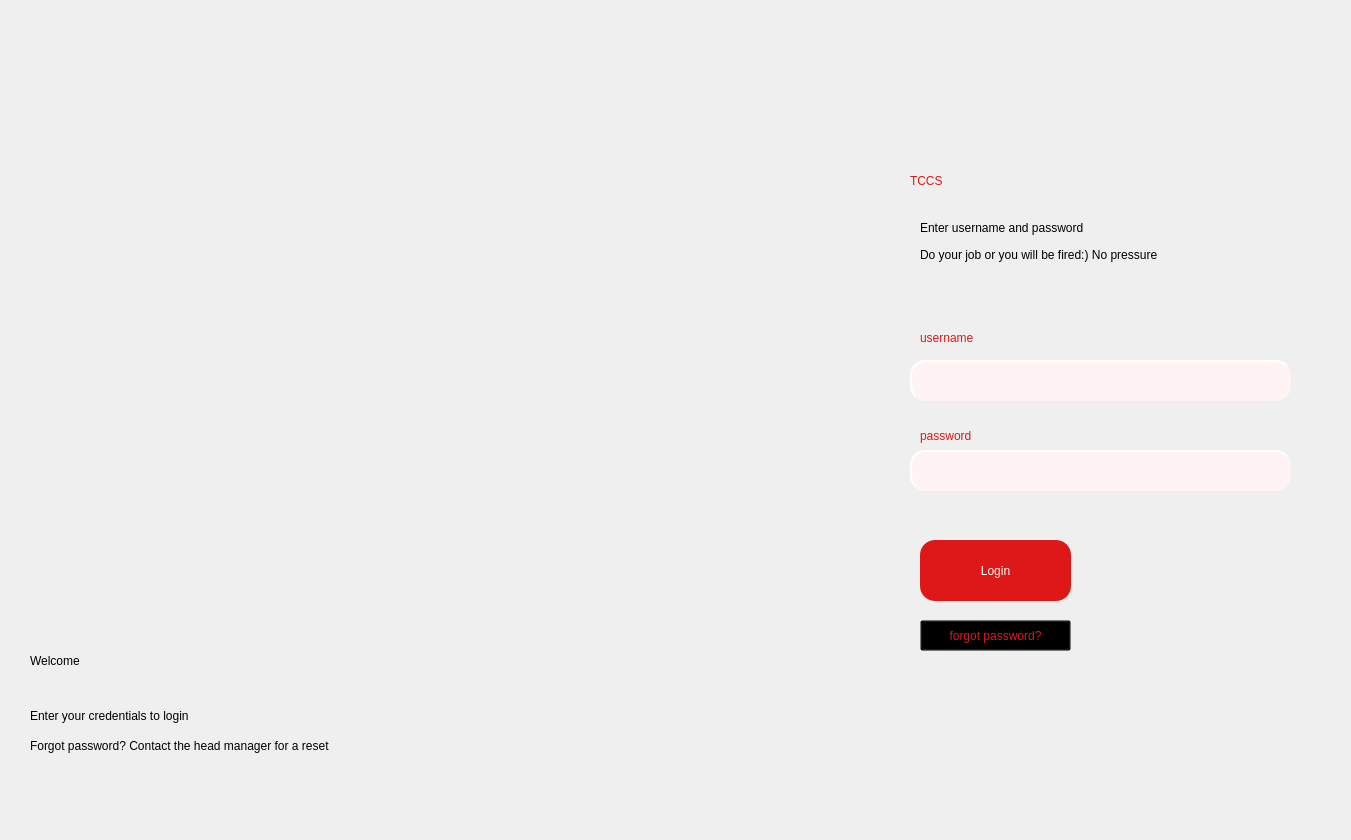
<?xml version="1.0" encoding="UTF-8"?>
<ui version="4.0">
 <class>Dialog</class>
 <widget class="QDialog" name="Dialog">
  <property name="geometry">
   <rect>
    <x>0</x>
    <y>0</y>
    <width>1351</width>
    <height>840</height>
   </rect>
  </property>
  <property name="windowTitle">
   <string>Dialog</string>
  </property>
  <widget class="QWidget" name="widget" native="true">
   <property name="geometry">
    <rect>
     <x>0</x>
     <y>0</y>
     <width>1351</width>
     <height>861</height>
    </rect>
   </property>
   <property name="styleSheet">
    <string notr="true">QWidget#widget{
background-color: 'white'
}
</string>
   </property>
   <widget class="QLabel" name="Image">
    <property name="geometry">
     <rect>
      <x>-40</x>
      <y>0</y>
      <width>891</width>
      <height>841</height>
     </rect>
    </property>
    <property name="styleSheet">
     <string notr="true">background-color: transparent</string>
    </property>
    <property name="text">
     <string/>
    </property>
    <property name="pixmap">
     <pixmap>truck2.jpg</pixmap>
    </property>
    <property name="scaledContents">
     <bool>true</bool>
    </property>
    <property name="alignment">
     <set>Qt::AlignLeading|Qt::AlignLeft|Qt::AlignVCenter</set>
    </property>
   </widget>
   <widget class="QLabel" name="text1Left">
    <property name="geometry">
     <rect>
      <x>30</x>
      <y>630</y>
      <width>351</width>
      <height>61</height>
     </rect>
    </property>
    <property name="styleSheet">
     <string notr="true">
color: 'white';
font: 75 48pt &quot;League Spartan&quot;;
</string>
    </property>
    <property name="text">
     <string>Welcome</string>
    </property>
   </widget>
   <widget class="QLabel" name="text2Left">
    <property name="geometry">
     <rect>
      <x>30</x>
      <y>700</y>
      <width>291</width>
      <height>31</height>
     </rect>
    </property>
    <property name="styleSheet">
     <string notr="true">color: 'white';
font: 25 15pt &quot;Calibri&quot;;
</string>
    </property>
    <property name="text">
     <string>Enter your credentials to login</string>
    </property>
   </widget>
   <widget class="QLabel" name="text3Left">
    <property name="geometry">
     <rect>
      <x>30</x>
      <y>730</y>
      <width>521</width>
      <height>31</height>
     </rect>
    </property>
    <property name="styleSheet">
     <string notr="true">color: 'white';
font: 25 15pt &quot;Calibri&quot;;</string>
    </property>
    <property name="text">
     <string>Forgot password? Contact the head manager for a reset</string>
    </property>
   </widget>
   <widget class="QLabel" name="TCCS_heading">
    <property name="geometry">
     <rect>
      <x>910</x>
      <y>140</y>
      <width>251</width>
      <height>81</height>
     </rect>
    </property>
    <property name="styleSheet">
     <string notr="true">
font: 75 48pt &quot;League Spartan&quot;;
color: rgb(222, 24, 24)</string>
    </property>
    <property name="text">
     <string>TCCS</string>
    </property>
   </widget>
   <widget class="QLineEdit" name="usernameLineEdit">
    <property name="geometry">
     <rect>
      <x>910</x>
      <y>360</y>
      <width>381</width>
      <height>41</height>
     </rect>
    </property>
    <property name="font">
     <font>
      <family>Calibri</family>
      <pointsize>12</pointsize>
      <weight>3</weight>
      <italic>false</italic>
      <bold>false</bold>
     </font>
    </property>
    <property name="styleSheet">
     <string notr="true">background-color: #fff3f3;
border-style: outset;
border-width: 2px;
border-radius: 15px;
border-color: #fff3f3;
padding-left: 10px;
font: 25 12pt &quot;Calibri&quot;;
color: #808080</string>
    </property>
   </widget>
   <widget class="QLineEdit" name="passwordLineEdit">
    <property name="geometry">
     <rect>
      <x>910</x>
      <y>450</y>
      <width>381</width>
      <height>41</height>
     </rect>
    </property>
    <property name="font">
     <font>
      <family>Calibri</family>
      <pointsize>12</pointsize>
      <weight>3</weight>
      <italic>false</italic>
      <bold>false</bold>
     </font>
    </property>
    <property name="styleSheet">
     <string notr="true">background-color: #fff3f3;
border-style: outset;
border-width: 2px;
border-radius: 15px;
border-color: #fff3f3;
padding-left: 10px;
font: 25 12pt &quot;Calibri&quot;;
color: #808080</string>
    </property>
   </widget>
   <widget class="QLabel" name="text1_right">
    <property name="geometry">
     <rect>
      <x>920</x>
      <y>220</y>
      <width>291</width>
      <height>16</height>
     </rect>
    </property>
    <property name="styleSheet">
     <string notr="true">font: 25 15pt &quot;Calibri&quot;;</string>
    </property>
    <property name="text">
     <string>Enter username and password</string>
    </property>
   </widget>
   <widget class="QLabel" name="text2_right">
    <property name="geometry">
     <rect>
      <x>920</x>
      <y>240</y>
      <width>421</width>
      <height>31</height>
     </rect>
    </property>
    <property name="styleSheet">
     <string notr="true">font: 25 15pt &quot;Calibri&quot;;</string>
    </property>
    <property name="text">
     <string>&lt;html&gt;&lt;head/&gt;&lt;body&gt;&lt;p&gt;Do your job or you will be fired:) No pressure&lt;/p&gt;&lt;/body&gt;&lt;/html&gt;</string>
    </property>
   </widget>
   <widget class="QPushButton" name="loginButton">
    <property name="geometry">
     <rect>
      <x>920</x>
      <y>540</y>
      <width>151</width>
      <height>61</height>
     </rect>
    </property>
    <property name="styleSheet">
     <string notr="true">font: 75 24pt &quot;League Spartan&quot;;
color: white;
background-color: rgb(222, 24, 24);
border-radius: 15px</string>
    </property>
    <property name="text">
     <string>Login</string>
    </property>
   </widget>
   <widget class="QLabel" name="username_text">
    <property name="geometry">
     <rect>
      <x>920</x>
      <y>330</y>
      <width>101</width>
      <height>16</height>
     </rect>
    </property>
    <property name="styleSheet">
     <string notr="true">color: rgb(222, 24, 24);
font: 75 15pt &quot;Calibri&quot;;</string>
    </property>
    <property name="text">
     <string>username</string>
    </property>
   </widget>
   <widget class="QLabel" name="password_text">
    <property name="geometry">
     <rect>
      <x>920</x>
      <y>420</y>
      <width>91</width>
      <height>31</height>
     </rect>
    </property>
    <property name="styleSheet">
     <string notr="true">color: rgb(222, 24, 24);
font: 75 15pt &quot;Calibri&quot;;</string>
    </property>
    <property name="text">
     <string>password</string>
    </property>
   </widget>
   <widget class="QPushButton" name="forgotpasswordButton">
    <property name="geometry">
     <rect>
      <x>920</x>
      <y>620</y>
      <width>151</width>
      <height>31</height>
     </rect>
    </property>
    <property name="styleSheet">
     <string notr="true">font: 25 15pt &quot;Calibri&quot;;
color: rgb(222,24,24);
background-color: transparent</string>
    </property>
    <property name="text">
     <string>forgot password?</string>
    </property>
   </widget>
  </widget>
 </widget>
 <resources/>
 <connections/>
</ui>
